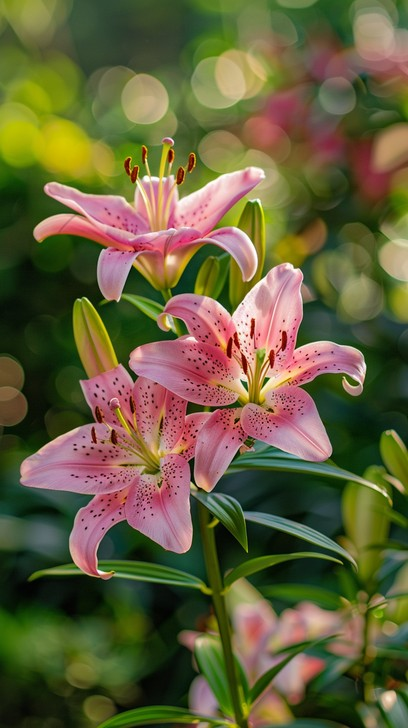
#> input picture A-2-bit_plane_slicing/input.jpg, 408 x 728 px
$ python Frequency_Domain_3D.py
#> lines starting #> are read from the running program, lines starting #| are printed output that depends on the picture
import cv2
import numpy as np
import matplotlib.pyplot as plt
from tkinter import Tk, filedialog
import os

out_dir = 'DIP_Frequency_Assignments_Results'
os.makedirs(out_dir, exist_ok=True)
root = Tk(); root.withdraw(); root.attributes('-topmost', True)
path = filedialog.askopenfilename(title='Select an image', filetypes=[('Images','*.jpg *.jpeg *.png *.bmp')])
#> the answer given: ../A-2-bit_plane_slicing/input.jpg
root.destroy()
if not path: raise SystemExit('No image selected.')
image = cv2.imread(path, cv2.IMREAD_GRAYSCALE)
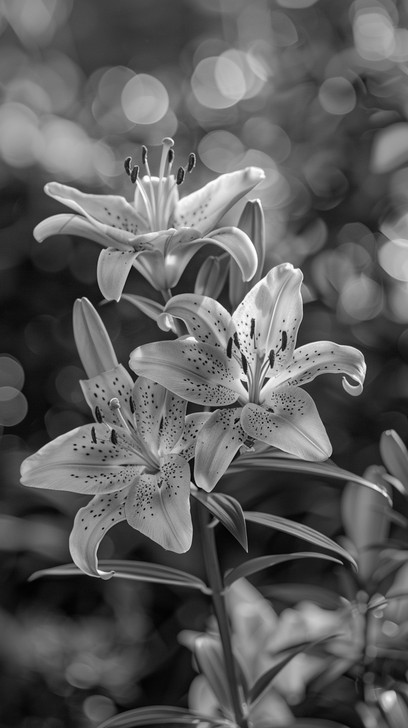
#> image: shape (728, 408); min 0, max 255, mean 92.7
if image is None: raise SystemExit('Could not read image.')
image = cv2.resize(image, (256,256))
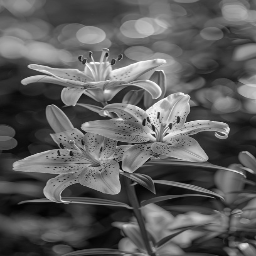
#> image: shape (256, 256); min 1, max 254, mean 92.6
fft_shift = np.fft.fftshift(np.fft.fft2(image))
magnitude = np.log1p(np.abs(fft_shift))
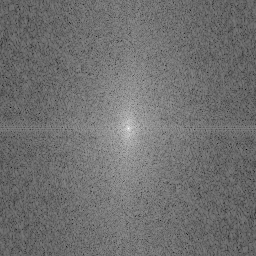
#> magnitude: shape (256, 256) float64; min 1.57, max 15.62, mean 7.76; drawn with min black and max white
rows, cols = magnitude.shape
#> rows = 256; cols = 256
X, Y = np.meshgrid(np.arange(cols), np.arange(rows))
fig = plt.figure(figsize=(10,7)); ax = fig.add_subplot(111, projection='3d')
ax.plot_surface(X, Y, magnitude, cmap='viridis', linewidth=0, antialiased=True)
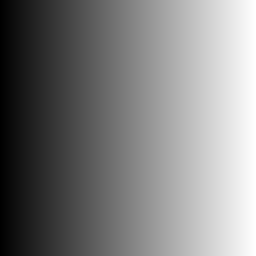
#> X: shape (256, 256) int64; min 0, max 255, mean 127.5
ax.set_title('3D Frequency Domain Magnitude'); ax.set_xlabel('Frequency X'); ax.set_ylabel('Frequency Y'); ax.set_zlabel('Magnitude')
plt.tight_layout(); plt.savefig(os.path.join(out_dir,'Assignment_2_3D_Frequency_Plot.png'), dpi=300); plt.show(); plt.close()
#> after `plt.tight_layout()`:
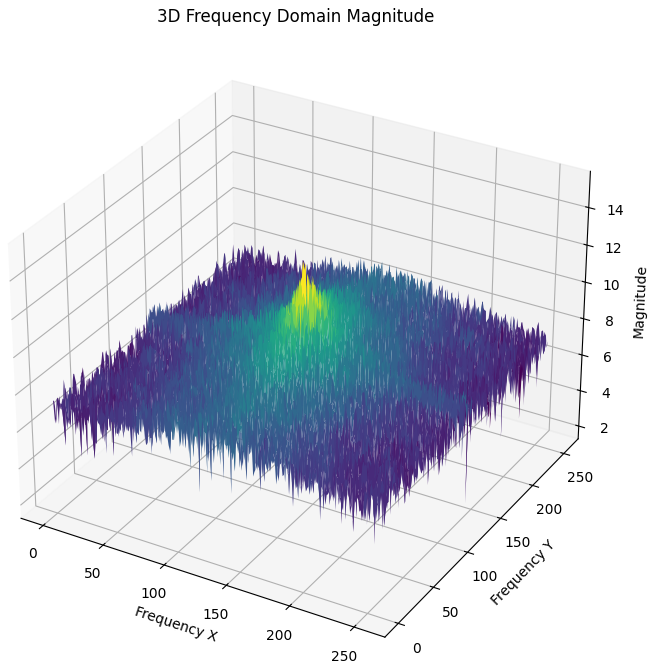
#> figure drawn by matplotlib, 1 panel
print('Assignment 2 completed. Output saved in', out_dir)
